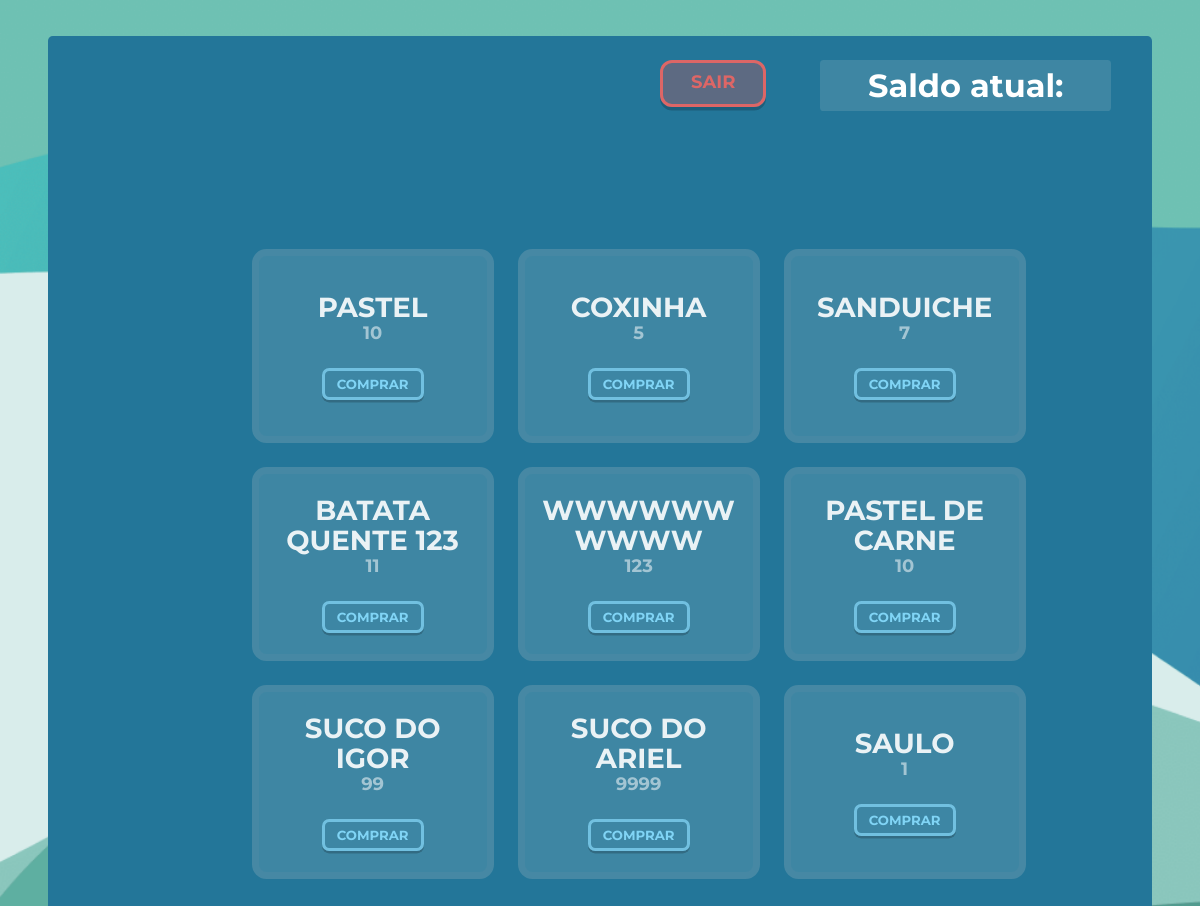
/homeDependente, run on the app's committed database.
### projeto/models.py (models this page shows)
class Produto(db.Model):
    id = db.Column(db.Integer, primary_key = True)
    lanche = db.Column(db.String(length=30), nullable=False)
    valor = db.Column(db.Integer, nullable=False)

### projeto/routes.py (the view)
@app.route('/homeDependente', methods=['GET', 'POST'])
def escolherProduto():
    produtos = Produto.query.all()
    return render_template("homeDependente.html", produtos =produtos)

### projeto/templates/homeDependente.html (shortened to what this page needs)
{% extends 'baseDependente.html' %}
{% block conteudo %}
<body class="bodyDependente">
    <header>
        <div>
            <a class="botãoContainerLogout" href="{{url_for('logout')}}">
                SAIR
            </a>
            <h1>Saldo atual: {{current_user.saldo}}</h1>
        </div>
    </header>
    <div class="bodyChoseDependent">
        <form method="post">
            {% for produto in produtos %}
            <div class="boxChoseLanche">
                <h1>{{produto.lanche}}</h1>
                <h2>{{produto.valor}}</h2>
                <a class="botoesChoseLanche" href="{{url_for('comprarProduto', id = produto.id)}}">COMPRAR</a>
            </div>
            {%endfor%}
        </form>
    </div>
</body>
<footer>
</footer>
{%endblock%}

### projeto/static/style.css (style rules this page uses)
* { padding: 0; margin: 0; font-family: "Montserrat"; font-weight: bold; color: #fff; }
.botãoContainerLogout { margin-right: 2.5vw; margin-bottom: 2.5vw; box-shadow:rgba(0, 0, 0, 0.2) 0px 0.3vw; font-weight: 700; color: #dd6666; font-size: 1.5vw; text-align: center; background-color: #df4e4e4f; padding: 0.7vw; height: 2vw; padding-inline: 2.3vw; border-radius: 1vw; border: solid #dd6666 0.3vw; }
.bodyChoseDependent { text-align: center; display: flex; flex-direction: column; align-items: center; }
.bodyChoseDependent form { display: flex; flex-direction: row; flex-wrap: wrap; justify-content: center; gap:2vw; }
.boxChoseLanche h1 { text-transform: uppercase; font-size: 2.3vw; word-break: break-word; max-width: 90%; line-height: 2.5vw; color: rgba(255, 255, 255, 0.89); margin: 0; }
.boxChoseDependent h2, .boxChoseLanche h2 { font-size: 1.5vw; color: #ffffff86; margin-bottom: 2vw; }
.boxChoseDependent, .boxChoseLanche { width: 26vw; height: 16vw; border: hsl(198, 40%, 46%) solid 0.6vw; background-color: hsl(197, 45%, 44%); display: flex; flex-direction: column; border-radius: 1.2vw; justify-content:center; align-items: center; }
.boxChoseLanche { width: 19vw; height: 15vw; }
header div { display: flex; flex-direction: column; gap:2vw; margin: 2vw; }
header a { width: fit-content; }
header { display: flex; justify-content: right; height: 20%; }
header h1 { background-color: hsl(197, 45%, 44%); width: fit-content; height: fit-content; padding: 0.5vw; color: #ffffff; border-radius: 0.3vw; padding-inline: 4vw; }
footer { display: flex; justify-content: right; align-items:end; height: 22.3%; }
body { background-color: rgb(112, 112, 112); height: calc(100vh - var(--margin-principal) * 2); background-image: url(imagens/FotoFundo1.png); background-size: cover; height: 100vh; overflow-y: hidden; }
:root { --margin-principal: 3vw; --margin-principal-inline: 4vw; }
a { text-decoration: none; }
.bodyDependente header div { display: flex; flex-direction: row; }
.bodyDependente { display: flex; }
.botoesChoseLanche { font-size: 1.1vw; background-color: hsla(197, 45%, 44%, 0.288); border: solid hsl(197, 64%, 66%) 0.25vw; padding: 0.4vw; box-shadow:rgba(0, 0, 0, 0.2) 0px 0.2vw; color: hsl(197, 85%, 73%); padding-inline: 1vw; border-radius: 0.6vw; }
form { display: flex; flex-direction: column; }

### data on the page
Produto: lanche "PASTEL", valor "10"
Produto: lanche "COXINHA", valor "5"
Produto: lanche "SANDUICHE", valor "7"
Produto: lanche "BATATA QUENTE 123", valor "11"
Produto: lanche "WWWWWWWWWW", valor "123"
Produto: lanche "PASTEL DE CARNE", valor "10"
Produto: lanche "SUCO DO IGOR", valor "99"
Produto: lanche "SUCO DO ARIEL", valor "9999"
Produto: lanche "SAULO", valor "1"
